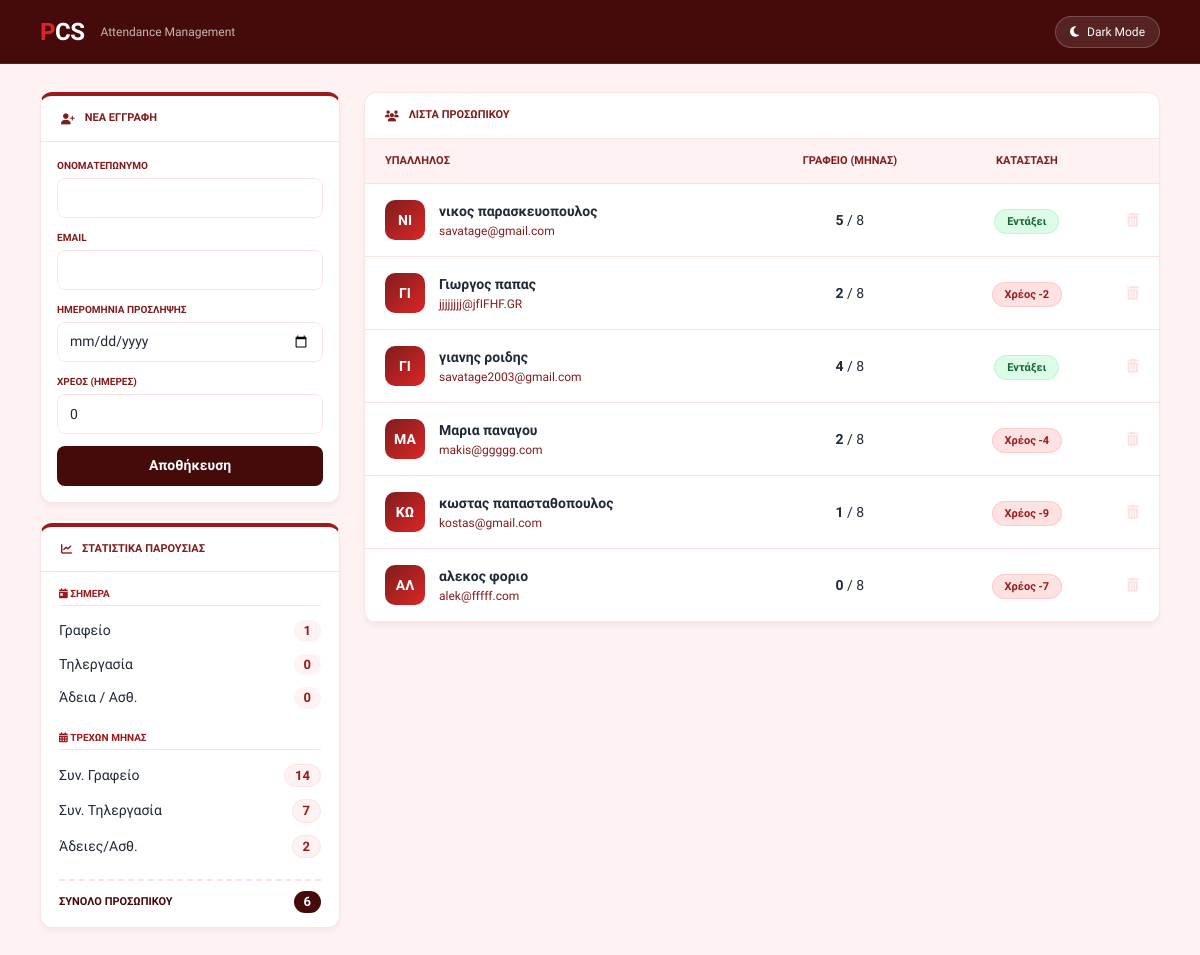
The page / on the database its author committed.
### employees/models.py (models this page shows, shortened)
class Employee(models.Model):
    full_name = models.CharField(max_length=200, verbose_name="Ονοματεπώνυμο")
    email = models.EmailField(unique=True, verbose_name="Email")
    date_joined = models.DateField(
        verbose_name="Ημερομηνία εγγραφής στο σύστημα",
        default=date.today
    )
    initial_debt = models.IntegerField(
        default=0,
        verbose_name="Αρχικό Χρέος Ημερών"
    )
    def get_cumulative_debt(self):
        today = date.today()
        current_month_start = today.replace(day=1)
        from_day = max(current_month_start, self.date_joined)
        to_day = today
        all_attendances = self.attendance_set.all()
        att_by_date = {a.date: a.work_type for a in all_attendances}
        carried_debt = self.initial_debt
        required = _count_required_office_days(from_day, to_day)
        total_required = required + carried_debt
        office_days = sum(
            1 for d, wt in att_by_date.items()
            if wt == 'OFFICE' and d.year == today.year and d.month == today.month
        )
        return max(0, total_required - office_days)
    def get_monthly_report(self):
        today = date.today()
        year = today.year
        month = today.month
        current_month_start = today.replace(day=1)
        from_day = max(current_month_start, self.date_joined)
        attendances = self.attendance_set.filter(date__month=month, date__year=year)
        office_days = attendances.filter(work_type='OFFICE').count()
        remote_days = attendances.filter(work_type='REMOTE').count()
        leave_days = attendances.filter(work_type__in=['LEAVE', 'SICK']).count()
        required_this_month = _count_required_office_days(from_day, today)
        debt = self.get_cumulative_debt()
        return {
            'office_days': office_days,
            'remote_days': remote_days,
            'leave_days': leave_days,
            'total_days': office_days + remote_days,
            'required_office': required_this_month,
            'debt': debt,
            'is_ok': (debt == 0),
            'monthly_remaining': max(0, 8 - office_days),
        }

### employees/views.py (the view, shortened to what this page needs)
# urls.py: path('', views.manage_employees, name='manage_employees'),
def manage_employees(request):
    form = EmployeeForm()
    employees_qs = Employee.objects.prefetch_related('attendance_set').all()
    gr_holidays, holiday_events = get_greek_holidays()
    data = []
    colors = {
        'OFFICE': '#e30613',
        'REMOTE': '#0ea5e9',
        'LEAVE': '#10b981',
        'SICK': '#f59e0b'
    }
    for emp in employees_qs:
        report = emp.get_monthly_report()
        events_list = [{
            'title': a.get_work_type_display(),
            'start': a.date.strftime('%Y-%m-%d'),
            'color': colors.get(a.work_type, '#6c757d')
        } for a in emp.attendance_set.all()]
        data.append({
            'id': emp.id,
            'name': emp.full_name,
            'email': emp.email,
            'date_joined': emp.date_joined.strftime('%d/%m/%Y'),
            'office': report['office_days'],
            'total': report['total_days'],
            'is_ok': report['is_ok'],
            'debt': report['debt'],
            'monthly_remaining': report['monthly_remaining'],
            'events_json': json.dumps(events_list)
        })
    today = date.today()
    current_month_atts = Attendance.objects.filter(
        date__year=today.year,
        date__month=today.month
    ).select_related('employee')
    today_atts = current_month_atts.filter(date=today)
    names_today_office = [a.employee.full_name for a in today_atts.filter(work_type='OFFICE')]
    names_today_remote = [a.employee.full_name for a in today_atts.filter(work_type='REMOTE')]
    names_today_leave = [a.employee.full_name for a in today_atts.filter(work_type__in=['LEAVE', 'SICK'])]
    names_month_office = sorted(list(set([a.employee.full_name for a in current_month_atts.filter(work_type='OFFICE')])))
    names_month_remote = sorted(list(set([a.employee.full_name for a in current_month_atts.filter(work_type='REMOTE')])))
    names_month_leave = sorted(list(set([a.employee.full_name for a in current_month_atts.filter(work_type__in=['LEAVE', 'SICK'])])))
    stats_summary = {
        'today': {
            'office': len(names_today_office),
            'remote': len(names_today_remote),
            'leave': len(names_today_leave),
            'names_office': ", ".join(names_today_office) if names_today_office else "Κανένας",
            'names_remote': ", ".join(names_today_remote) if names_today_remote else "Κανένας",
            'names_leave': ", ".join(names_today_leave) if names_today_leave else "Κανένας",
        },
        'month': {
            'office': current_month_atts.filter(work_type='OFFICE').count(),
            'remote': current_month_atts.filter(work_type='REMOTE').count(),
            'leave': current_month_atts.filter(work_type__in=['LEAVE', 'SICK']).count(),
            'names_office': ", ".join(names_month_office) if names_month_office else "Κανένας",
            'names_remote': ", ".join(names_month_remote) if names_month_remote else "Κανένας",
            'names_leave': ", ".join(names_month_leave) if names_month_leave else "Κανένας",
        },
        'total_emps': employees_qs.count()
    }
    return render(request, 'employees/manage.html', {
        'form': form,
        'employees': data,
        'stats': stats_summary,
        'holidays_js': json.dumps([d.strftime('%Y-%m-%d') for d in gr_holidays.keys()]),
        'holidays_events_json': json.dumps(holiday_events),
    })

### employees/templates/employees/manage.html (shortened to what this page needs)
<!DOCTYPE html>
<html lang="el">
<head>
    <link href="https://cdn.jsdelivr.net/npm/bootstrap@5.3.0/dist/css/bootstrap.min.css" rel="stylesheet">
    <link rel="stylesheet" href="https://cdnjs.cloudflare.com/ajax/libs/font-awesome/6.4.0/css/all.min.css">
</head>
<body>
<nav class="topbar">
    <div class="topbar-left">
        <div class="topbar-brand"><span>P</span>CS</div>
        <span class="topbar-module">Attendance Management</span>
    </div>
    <button class="theme-toggle" onclick="toggleTheme()">
        <i id="theme-icon" class="fas fa-moon"></i>
        <span id="theme-text">Dark Mode</span>
    </button>
</nav>
<div class="layout">
    <aside style="display:flex; flex-direction:column; gap:20px;">
        <div class="pcs-card pcs-card-accent">
            <div class="pcs-card-head"><i class="fas fa-user-plus"></i>Νέα Εγγραφή</div>
            <div style="padding:16px;">
                <form method="post">
                    <div class="form-field"><label>Ονοματεπώνυμο</label><input type="text" name="full_name" required></div>
                    <div class="form-field"><label>Email</label><input type="email" name="email" required></div>
                    <div class="form-field"><label>Ημερομηνία Πρόσληψης</label><input type="date" name="date_joined" required></div>
                    <div class="form-field"><label>Χρέος (Ημέρες)</label><input type="number" name="initial_debt" value="0" min="0" required></div>
                    <button type="submit" class="btn-save">Αποθήκευση</button>
                </form>
            </div>
        </div>
        <div class="pcs-card pcs-card-accent">
            <div class="pcs-card-head"><i class="fas fa-chart-line"></i>Στατιστικά Παρουσίας</div>
            <div style="padding:14px 18px;">
                <div style="font-size: 10px; font-weight: 800; color: var(--pcs-red); text-transform: uppercase; margin-bottom: 8px; border-bottom: 1px solid var(--pcs-border); padding-bottom: 4px;">
                    <i class="fas fa-calendar-day"></i> Σήμερα
                </div>
                <div class="stat-row" style="display: flex; justify-content: space-between; align-items: center; padding: 6px 0; cursor: help;" title="{{ stats.today.names_office }}">
                    <span>Γραφείο</span>
                    <span class="stat-val" style="background: var(--pcs-off); color: var(--pcs-red);">{{ stats.today.office }}</span>
                </div>
                <div class="stat-row" style="display: flex; justify-content: space-between; align-items: center; padding: 6px 0; cursor: help;" title="{{ stats.today.names_remote }}">
                    <span>Τηλεργασία</span>
                    <span class="stat-val" style="background: var(--pcs-off); color: var(--pcs-red);">{{ stats.today.remote }}</span>
                </div>
                <div class="stat-row" style="display: flex; justify-content: space-between; align-items: center; padding: 6px 0; cursor: help;" title="{{ stats.today.names_leave }}">
                    <span>Άδεια / Ασθ.</span>
                    <span class="stat-val" style="background: var(--pcs-off); color: var(--pcs-red);">{{ stats.today.leave }}</span>
                </div>
                <div style="height: 15px;"></div>
                <div style="font-size: 10px; font-weight: 800; color: var(--pcs-red); text-transform: uppercase; margin-bottom: 8px; border-bottom: 1px solid var(--pcs-border); padding-bottom: 4px;">
                    <i class="fas fa-calendar-alt"></i> Τρέχων Μήνας
                </div>
                <div class="stat-row" style="display: flex; justify-content: space-between; align-items: center; padding: 6px 0; cursor: help;" title="Υπάλληλοι: {{ stats.month.names_office }}">
                    <span>Συν. Γραφείο</span>
                    <span class="stat-val" style="background: var(--pcs-off); color: var(--pcs-red); border: 1px solid var(--pcs-border);">{{ stats.month.office }}</span>
                </div>
                <div class="stat-row" style="display: flex; justify-content: space-between; align-items: center; padding: 6px 0; cursor: help;" title="Υπάλληλοι: {{ stats.month.names_remote }}">
                    <span>Συν. Τηλεργασία</span>
                    <span class="stat-val" style="background: var(--pcs-off); color: var(--pcs-red); border: 1px solid var(--pcs-border);">{{ stats.month.remote }}</span>
                </div>
                <div class="stat-row" style="display: flex; justify-content: space-between; align-items: center; padding: 6px 0; cursor: help;" title="Υπάλληλοι: {{ stats.month.names_leave }}">
                    <span>Άδειες/Ασθ.</span>
                    <span class="stat-val" style="background: var(--pcs-off); color: var(--pcs-red); border: 1px solid var(--pcs-border);">{{ stats.month.leave }}</span>
                </div>
                <div style="margin-top: 15px; padding-top: 10px; border-top: 2px dashed var(--pcs-border); display: flex; justify-content: space-between; align-items: center;">
                    <span style="font-weight: 700; font-size: 11px; color: var(--pcs-navy);">ΣΥΝΟΛΟ ΠΡΟΣΩΠΙΚΟΥ</span>
                    <span class="stat-val" style="background: var(--pcs-navy); color: #fff;">{{ stats.total_emps }}</span>
                </div>
            </div>
        </div>
    </aside>
    <main>
        <div class="pcs-card">
            <div class="pcs-card-head"><i class="fas fa-users"></i>Λίστα Προσωπικού</div>
            <table class="pcs-table">
                <thead>
                    <tr>
                        <th>Υπάλληλος</th>
                        <th style="text-align:center;">Γραφείο (Μήνας)</th>
                        <th style="text-align:center;">Κατάσταση</th>
                        <th style="width:48px;"></th>
                    </tr>
                </thead>
                <tbody>
                    {% for emp in employees %}
                    <tr class="data-row" onclick="toggleCal('{{ emp.id }}')">
                        <td>
                            <div style="display:flex; align-items:center;">
                                <div class="emp-avatar">{{ emp.name|slice:":2"|upper }}</div>
                                <div><div style="font-weight:600; color: var(--pcs-text);">{{ emp.name }}</div><div style="font-size:12px; color: var(--pcs-muted);">{{ emp.email }}</div></div>
                            </div>
                        </td>
                        <td style="text-align:center; color: var(--pcs-text);"><b>{{ emp.office }}</b> / 8</td>
                        <td style="text-align:center;">
                            {% if emp.is_ok %}<span class="badge-pcs badge-ok">Εντάξει</span>
                            {% else %}<span class="badge-pcs badge-err">Χρέος -{{ emp.debt }}</span>{% endif %}
                        </td>
                        <td onclick="event.stopPropagation()"><button class="btn-del" onclick="confirmDel('{{ emp.id }}','{{ emp.name }}')"><i class="fas fa-trash-alt"></i></button></td>
                    </tr>
                    {% endfor %}
                </tbody>
            </table>
        </div>
    </main>
</div>
</body>
</html>

### rows shown on the page
Employee: name "ΝΙ", name "νικος παρασκευοπουλος", email "savatage@gmail.com"
Employee: name "ΓΙ", name "Γιωργος παπας", email "jjjjjjjj@jfIFHF.GR"
Employee: name "ΓΙ", name "γιανης ροιδης", email "savatage2003@gmail.com"
Employee: name "ΜΑ", name "Μαρια παναγου", email "makis@ggggg.com"
Employee: name "ΚΩ", name "κωστας παπασταθοπουλος", email "kostas@gmail.com"
Employee: name "ΑΛ", name "αλεκος φοριο", email "alek@fffff.com"

### other values the page prints
{{ stats.today.office }} "1"
{{ stats.today.remote }} "0"
{{ stats.today.leave }} "0"
{{ stats.month.office }} "14"
{{ stats.month.remote }} "7"
{{ stats.month.leave }} "2"
{{ stats.total_emps }} "6"
{{ emp.office }} "5" "2" "4" "2" "1" "0"
{{ emp.debt }} "2" "4" "9" "7"
